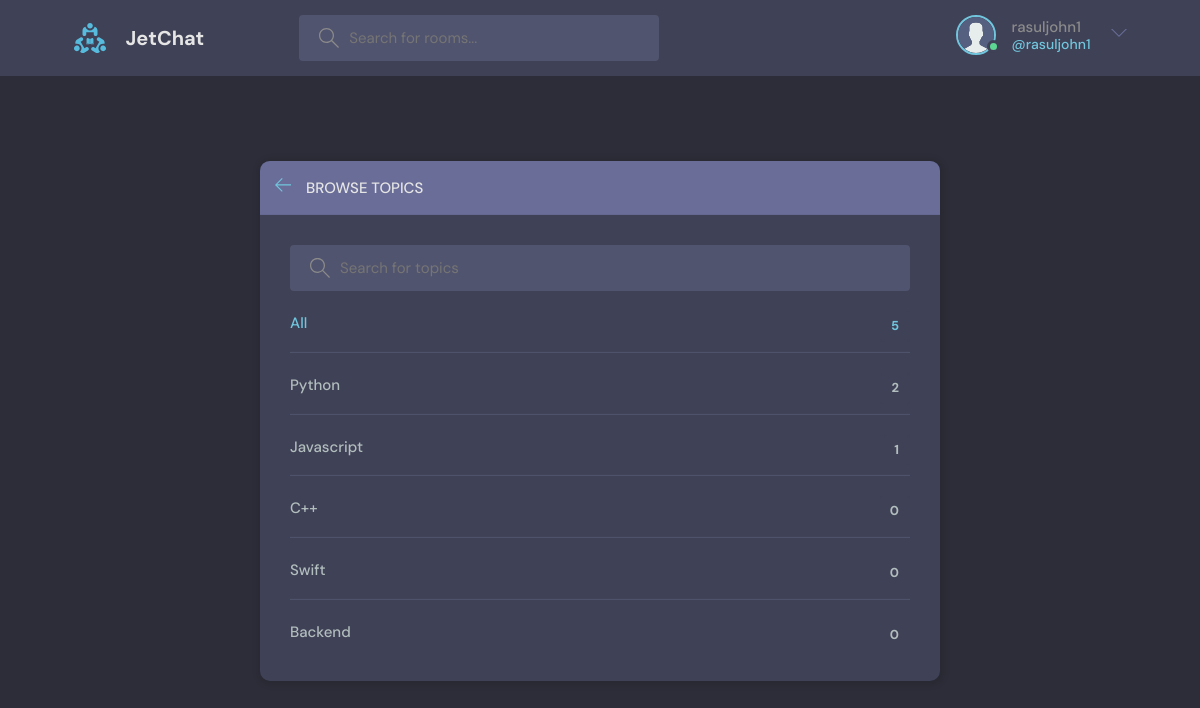
Page /topics/ (signed in) on the earlier database version.
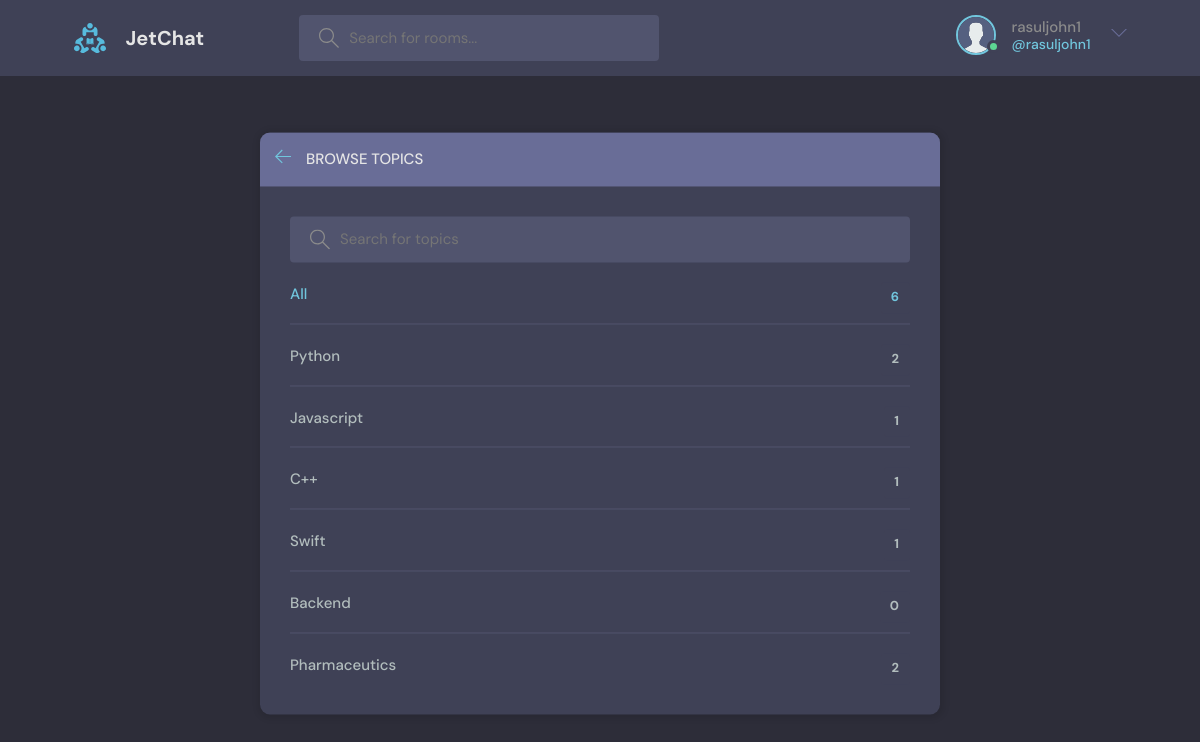
Same page on the later database version.
### base/models.py (models this page shows, shortened)
class Topic(models.Model):
    name = models.CharField(max_length=200)

### base/views.py (the view)
# urls.py: path('topics/', views.topicsPage, name='topics'),
def topicsPage(request):
    q = request.GET.get('q') if request.GET.get('q') != None else ''
    topics = Topic.objects.filter(name__icontains=q)
    context = {'topics': topics}
    return render(request, 'base/topics.html', context)

### base/templates/base/topics.html (shortened to what this page needs)
{% extends 'main.html' %}
{% block content %}
<main class="create-room layout">
  <div class="container">
    <div class="layout__box">
      <div class="layout__boxHeader">
        <div class="layout__boxTitle">
          <a href="{% url 'home' %}">
            <svg version="1.1" xmlns="http://www.w3.org/2000/svg" width="32" height="32" viewBox="0 0 32 32">
              <title>arrow-left</title>
              <path
                d="M13.723 2.286l-13.723 13.714 13.719 13.714 1.616-1.611-10.96-10.96h27.625v-2.286h-27.625l10.965-10.965-1.616-1.607z"
              ></path>
            </svg>
          </a>
          <h3>Browse Topics</h3>
        </div>
      </div>
      <div class="topics-page layout__body">
        <form class="header__search" action='' method="GET">
          <label>
            <input name='q' placeholder="Search for topics" />
          </label>
        </form>
        <ul class="topics__list">
          <li>
            <a href="{% url 'topics' %}" class="active">All <span>{{ topics.count }}</span></a>
          </li>
          {% for topic in topics %}
          <li>
            <a href="{% url 'home' %}?q={{ topic.name }}">{{ topic.name }}<span>{{ topic.room_set.all.count }}</span></a>
          </li>
          {% endfor %}
        </ul>
      </div>
    </div>
  </div>
</main>
{% endblock content %}

Differences in the rows shown:
computed for Topic (number 3 of 6 on the later page): room_set.all.count "0" → "1"
computed for Topic "Swift": room_set.all.count "0" → "1"
added Topic: name "Pharmaceutics", room_set.all.count "2"
Other differences:
{{ topics.count }}: "5" → "6"
